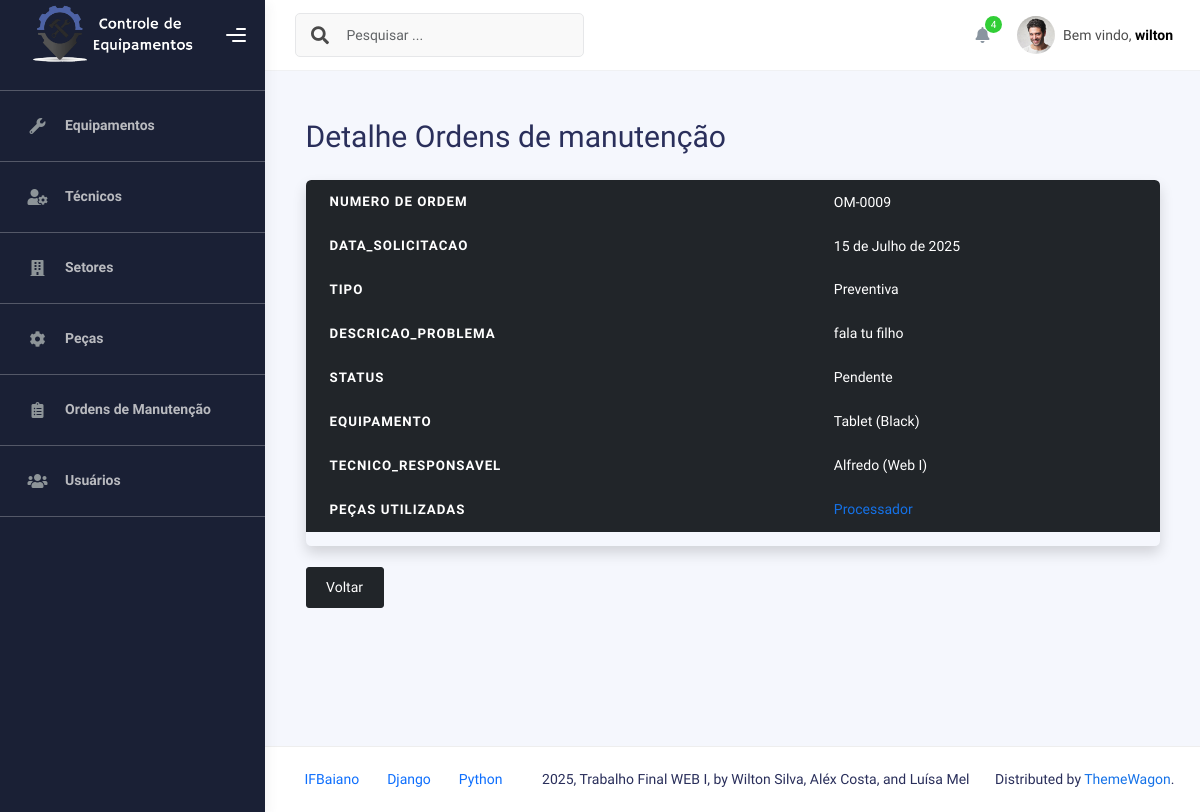
/manutencoes/9/ (signed in), run on the app's committed database.
### Manutencoes/models.py (models this page shows, shortened)
class OrdemManutencao(models.Model):
    TIPO_CHOICES = [
        ("Preventiva", "Preventiva"),
        ("Corretiva", "Corretiva"),
    ]
    STATUS_CHOICES = [
        ("Pendente", "Pendente"),
        ("Em andamento", "Em andamento"),
        ("Concluida", "Concluída"),
    ]
    numero_ordem       = models.CharField("Número da Ordem", max_length=20, unique=True, blank=True)
    data_solicitacao   = models.DateField("Data da Solicitação", auto_now_add=True)
    tipo               = models.CharField("Tipo", max_length=10, choices=TIPO_CHOICES)
    descricao_problema = models.TextField("Descrição do Problema")
    status             = models.CharField("Status", max_length=12, choices=STATUS_CHOICES, default="Pendente")
    equipamento        = models.ForeignKey(
        Equipamento,
        on_delete=models.CASCADE,
        related_name="ordens_manutencao"
    )
    tecnico_responsavel = models.ForeignKey(
        Tecnico,
        on_delete=models.CASCADE,
        related_name="ordens_manutencao"
    )
    class Meta:
        ordering = ["-data_solicitacao"]
        verbose_name = "Ordem de Manutenção"
        verbose_name_plural = "Ordens de Manutenção"

class PecasManutencao(models.Model):
    ordem_manutencao = models.ForeignKey(
        OrdemManutencao,
        on_delete=models.CASCADE,
        related_name="pecas"
    )
    peca = models.ForeignKey('Pecas.Peca', on_delete=models.CASCADE)
    class Meta:
        unique_together = ('ordem_manutencao', 'peca')
        verbose_name = "Peça de Manutenção"
        verbose_name_plural = "Peças de Manutenção"

### Equipamentos/models.py (models this page shows)
class Equipamento(models.Model):
    nome = models.CharField(max_length=100)
    modelo = models.CharField(max_length=100)
    numero_serie = models.CharField(max_length=100)
    fabricante = models.CharField(max_length=100)
    data_aquisicao = models.DateField()
    STATUS_CHOICES = [
        ('ativo', 'Ativo'),
        ('inativo', 'Inativo'),
        ('manutencao', 'Em manutenção'),
    ]
    status = models.CharField(max_length=20, choices=STATUS_CHOICES, default='ativo')
    setores = models.ManyToManyField(
        'Setores.Setor',
        through='Setores.EquipamentoSetor',
        related_name='equipamentos'
    )
    def __str__(self):
        return f"{self.nome} ({self.modelo})"

### Tecnicos/models.py (models this page shows)
class Tecnico(models.Model):
    nome = models.CharField(max_length=100)
    especialidade = models.CharField(max_length=100)
    contato = models.CharField(max_length=100)
    certificacoes = models.CharField(max_length=100)
    def __str__(self):
        return f"{self.nome} ({self.especialidade})"

### Pecas/models.py (models this page shows, shortened)
class Peca(models.Model):
    nome_da_peca = models.CharField(max_length=100)
    codigo = models.CharField(max_length=100)
    fabricante = models.CharField(max_length=100)
    estoque = models.IntegerField()
    data_da_ultima_compra = models.DateField()

### Manutencoes/views.py (the view)
# urls.py: path('<int:pk>/', ManutencaoDetailView.as_view(), name='detalhe_manutencao'),
class ManutencaoDetailView(LoginRequiredMixin, PermissionRequiredMixin, DetailView):
    model= OrdemManutencao
    template_name = 'manutencao/detalhe_manutencao.html'
    context_object_name= 'manutencao'
    permission_required = 'Manutencoes.view_ordemmanutencao'
    raise_exception = True

### templates/manutencao/detalhe_manutencao.html (shortened to what this page needs)
{% extends "_base.html" %}
{% block content %}
<div class="container mt-4">
    <h1 class="mb-4">Detalhe Ordens de manutenção</h1>
    <div class="table-responsive shadow rounded">
        <table class="table table-striped table-hover align-middle">
            <thead class="table-dark">
                <tr><th>numero de ordem</th scope="col"><td>{{ manutencao.numero_ordem }}</td></tr>
                <tr><th>data_solicitacao</th scope="col"><td>{{ manutencao.data_solicitacao }}</td></tr>
                <tr><th>Tipo</th scope="col"><td>{{ manutencao.tipo }}</td></tr>
                <tr><th>descricao_problema</th scope="col"><td>{{ manutencao.descricao_problema }}</td></tr>
                <tr><th>Status</th scope="col"><td>{{ manutencao.status }}</td></tr>
                <tr><th>equipamento</th scope="col"><td>{{ manutencao.equipamento }}</td></tr>
                <tr><th>tecnico_responsavel</th scope="col"><td>{{ manutencao.tecnico_responsavel }}</td></tr>
                    <th>Peças utilizadas</th>
                    <td>
                        {% if manutencao.pecas.all %}
                            <ul class="list-unstyled mb-0">
                                {% for relacao in manutencao.pecas.all %}
                                    <li>
                                        <a href="{% url 'detalhe_peca' relacao.peca.id %}">
                                            {{ relacao.peca.nome_da_peca }}
                                        </a>
                                    </li>
                                {% endfor %}
                            </ul>
                        {% else %}
                            <em>Nenhuma peça associada.</em>
                        {% endif %}
                    </td>
            </thead>
        </table>
    </div>
    <br>
    <a href="/manutencoes/">
        <button class="btn btn-dark">Voltar</button>
    </a>
</div>
{% endblock %}

### templates/__topbar.html (shortened to what this page needs)
{% load static %}
<div class="main-header">
<nav class="navbar navbar-header navbar-header-transparent navbar-expand-lg border-bottom">
  <div class="container-fluid">
    <nav class="navbar navbar-header-left navbar-expand-lg navbar-form nav-search p-0 d-none d-lg-flex">
      <div class="input-group">
        <div class="input-group-prepend">
          <button type="submit" class="btn btn-search pe-1">
            <i class="fa fa-search search-icon"></i>
          </button>
        </div>
        <input type="text" placeholder="Pesquisar ..." class="form-control" />
      </div>
    </nav>
    <ul class="navbar-nav topbar-nav ms-md-auto align-items-center">
      <li class="nav-item topbar-icon dropdown hidden-caret">
        <a class="nav-link dropdown-toggle" href="#" id="notifDropdown" role="button"
          data-bs-toggle="dropdown" aria-haspopup="true" aria-expanded="false">
          <i class="fa fa-bell"></i>
          <span class="notification">4</span>
        </a>
      </li>
      <li class="nav-item topbar-user dropdown hidden-caret">
        <a class="dropdown-toggle profile-pic" data-bs-toggle="dropdown" href="#" aria-expanded="false">
          <div class="avatar-sm">
            <img src="{% static 'img/profile.jpg' %}" alt="..." class="avatar-img rounded-circle" />
          </div>
          <span class="profile-username">
            <span class="op-7">Bem vindo,</span>
            <span class="fw-bold">{{ user.username }}</span>
          </span>
        </a>
      </li>
    </ul>
  </div>
</nav>
</div>

### data on the page
OrdemManutencao: numero_ordem "OM-0009", data_solicitacao "15 de Julho de 2025", tipo "Preventiva", descricao_problema "fala tu filho", status "Pendente", equipamento "Tablet (Black)", tecnico_responsavel "Alfredo (Web I)"
PecasManutencao: peca.nome_da_peca "Processador"

### other printed values
{{ user.username }} "wilton"
